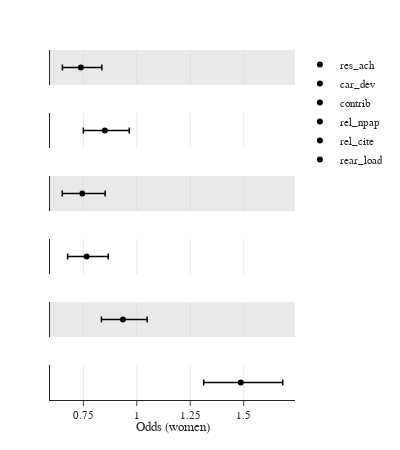

Notebook code for this chart:
### Code cell
# Variables and labels for the subplots
vars = ['res_ach', 'car_dev', 'contrib', 'rel_npap', 'rel_cite', 'rear_load']
labels = ['Research achievement', 'Career development', 'Community contribution', 'ARP', 'ARC', 'Childcare responsibilities' ]

# Initialize the figure
fig = make_subplots(
    rows=len(vars), cols=1,
    shared_xaxes=True, vertical_spacing=0.08
)

for var in vars:
    # Filter for the current variable
    df = odds.query("var == @var")
    
    # Calculate center positions for the traces
    y_positions = [0.5] * len(df)  # Place traces at y=0.5 for visual centering
    
    fig.add_trace(
        go.Scatter(
            x=df['Odds'],  # Use the Odds column for x-axis values
            y=y_positions,  # Centered at a fixed y-position
            mode='markers',
            marker=dict(color='black', size=6),
            error_x=dict(
                type='data',
                symmetric=False,
                array=df['Upper_interval'] - df['Odds'],  # Error above the marker
                arrayminus=df['Odds'] - df['Lower_interval'],  # Error below the marker
                thickness=1.5,
                width=3
            ),
            name=var
        ),
        row=vars.index(var) + 1, col=1
    )

    # Remove x-axis ticks except for the last subplot
    if vars.index(var) + 1 != len(vars):
        fig.update_xaxes(
            title=None, showticklabels=False, ticklen=0, showline=False,
            row=vars.index(var) + 1, col=1
        )

# Add gray background for odd subplots
subplot_index = 0
for var in vars:
    if subplot_index % 2 == 0:
        fig.add_shape(
            type="rect",
            xref="paper", yref=f"y{subplot_index+1}",
            x0=0, y0=-0.5, x1=1, y1=1.5,
            fillcolor='lightgrey', opacity=0.5,
            layer="below",
            line=dict(width=0),
        )
    subplot_index += 1

fig.update_layout(
    template="simple_white",
    font=dict(size=11, family="Arial"),
    margin=dict(l=50, r=100, b=50, t=50),
    width=400,
    height=450
)

# Customize x-axis and y-axis
fig.update_xaxes(showgrid=True, gridwidth=0.5, gridcolor='lightgrey', dtick=0.25)
fig.update_yaxes(range=[-0.5, 1.5])
fig.update_xaxes(title=dict(text="Odds (women)", standoff=0), row=len(vars), col=1)
fig.update_yaxes(title=dict(text=None, standoff=0), tickvals=[0, 1], ticktext=['', ''], ticklen=0)

fig.show()

### Figure 1 — Plotly figure (JSON) as saved in the notebook; plotly's stock layout.template omitted (floating-point values rounded to 4 significant figures)
{"data": [{"error_x": {"array": [0.09804], "arrayminus": [0.08656], "symmetric": false, "thickness": 1.5, "type": "data", "width": 3}, "marker": {"color": "black", "size": 6}, "mode": "markers", "name": "res_ach", "type": "scatter", "x": [0.7386], "xaxis": "x", "y": [0.5], "yaxis": "y"}, {"error_x": {"array": [0.1142], "arrayminus": [0.1007], "symmetric": false, "thickness": 1.5, "type": "data", "width": 3}, "marker": {"color": "black", "size": 6}, "mode": "markers", "name": "car_dev", "type": "scatter", "x": [0.8507], "xaxis": "x2", "y": [0.5], "yaxis": "y2"}, {"error_x": {"array": [0.1071], "arrayminus": [0.09366], "symmetric": false, "thickness": 1.5, "type": "data", "width": 3}, "marker": {"color": "black", "size": 6}, "mode": "markers", "name": "contrib", "type": "scatter", "x": [0.7451], "xaxis": "x3", "y": [0.5], "yaxis": "y3"}, {"error_x": {"array": [0.1007], "arrayminus": [0.08903], "symmetric": false, "thickness": 1.5, "type": "data", "width": 3}, "marker": {"color": "black", "size": 6}, "mode": "markers", "name": "rel_npap", "type": "scatter", "x": [0.7656], "xaxis": "x4", "y": [0.5], "yaxis": "y4"}, {"error_x": {"array": [0.113], "arrayminus": [0.1008], "symmetric": false, "thickness": 1.5, "type": "data", "width": 3}, "marker": {"color": "black", "size": 6}, "mode": "markers", "name": "rel_cite", "type": "scatter", "x": [0.9353], "xaxis": "x5", "y": [0.5], "yaxis": "y5"}, {"error_x": {"array": [0.1964], "arrayminus": [0.1735], "symmetric": false, "thickness": 1.5, "type": "data", "width": 3}, "marker": {"color": "black", "size": 6}, "mode": "markers", "name": "rear_load", "type": "scatter", "x": [1.486], "xaxis": "x6", "y": [0.5], "yaxis": "y6"}], "layout": {"font": {"family": "Arial", "size": 11}, "height": 450, "margin": {"b": 50, "l": 50, "r": 100, "t": 50}, "shapes": [{"fillcolor": "lightgrey", "layer": "below", "line": {"width": 0}, "opacity": 0.5, "type": "rect", "x0": 0, "x1": 1, "xref": "paper", "y0": -0.5, "y1": 1.5, "yref": "y"}, {"fillcolor": "lightgrey", "layer": "below", "line": {"width": 0}, "opacity": 0.5, "type": "rect", "x0": 0, "x1": 1, "xref": "paper", "y0": -0.5, "y1": 1.5, "yref": "y3"}, {"fillcolor": "lightgrey", "layer": "below", "line": {"width": 0}, "opacity": 0.5, "type": "rect", "x0": 0, "x1": 1, "xref": "paper", "y0": -0.5, "y1": 1.5, "yref": "y5"}], "width": 400, "xaxis": {"anchor": "y", "domain": [0, 1], "dtick": 0.25, "gridcolor": "lightgrey", "gridwidth": 0.5, "matches": "x6", "showgrid": true, "showline": false, "showticklabels": false, "ticklen": 0, "title": {}}, "xaxis2": {"anchor": "y2", "domain": [0, 1], "dtick": 0.25, "gridcolor": "lightgrey", "gridwidth": 0.5, "matches": "x6", "showgrid": true, "showline": false, "showticklabels": false, "ticklen": 0, "title": {}}, "xaxis3": {"anchor": "y3", "domain": [0, 1], "dtick": 0.25, "gridcolor": "lightgrey", "gridwidth": 0.5, "matches": "x6", "showgrid": true, "showline": false, "showticklabels": false, "ticklen": 0, "title": {}}, "xaxis4": {"anchor": "y4", "domain": [0, 1], "dtick": 0.25, "gridcolor": "lightgrey", "gridwidth": 0.5, "matches": "x6", "showgrid": true, "showline": false, "showticklabels": false, "ticklen": 0, "title": {}}, "xaxis5": {"anchor": "y5", "domain": [0, 1], "dtick": 0.25, "gridcolor": "lightgrey", "gridwidth": 0.5, "matches": "x6", "showgrid": true, "showline": false, "showticklabels": false, "ticklen": 0, "title": {}}, "xaxis6": {"anchor": "y6", "domain": [0, 1], "dtick": 0.25, "gridcolor": "lightgrey", "gridwidth": 0.5, "showgrid": true, "title": {"standoff": 0, "text": "Odds (women)"}}, "yaxis": {"anchor": "x", "domain": [0.9, 1.0], "range": [-0.5, 1.5], "ticklen": 0, "ticktext": ["", ""], "tickvals": [0, 1], "title": {"standoff": 0}}, "yaxis2": {"anchor": "x2", "domain": [0.72, 0.82], "range": [-0.5, 1.5], "ticklen": 0, "ticktext": ["", ""], "tickvals": [0, 1], "title": {"standoff": 0}}, "yaxis3": {"anchor": "x3", "domain": [0.54, 0.64], "range": [-0.5, 1.5], "ticklen": 0, "ticktext": ["", ""], "tickvals": [0, 1], "title": {"standoff": 0}}, "yaxis4": {"anchor": "x4", "domain": [0.36, 0.46], "range": [-0.5, 1.5], "ticklen": 0, "ticktext": ["", ""], "tickvals": [0, 1], "title": {"standoff": 0}}, "yaxis5": {"anchor": "x5", "domain": [0.18, 0.28], "range": [-0.5, 1.5], "ticklen": 0, "ticktext": ["", ""], "tickvals": [0, 1], "title": {"standoff": 0}}, "yaxis6": {"anchor": "x6", "domain": [0, 0.1], "range": [-0.5, 1.5], "ticklen": 0, "ticktext": ["", ""], "tickvals": [0, 1], "title": {"standoff": 0}}}}
